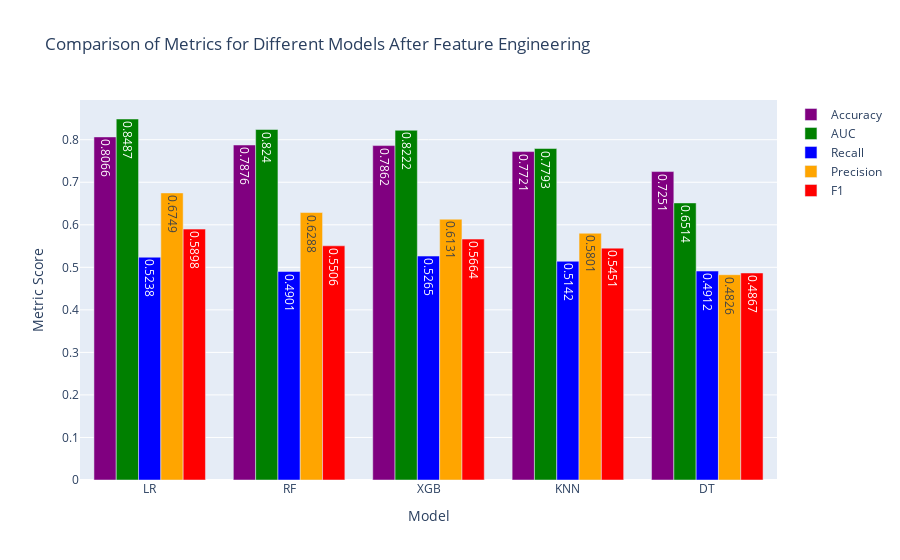

Notebook cell for this chart:
### Markdown cell above
# Comparison of Metrics for Different Models After Feature Engineering

### Code cell
import plotly.graph_objects as go

# Dictionary containing the updated metric results
metrics = {
    "Model": ["LR", "KNN", "DT", "RF", "XGB"],
    "Accuracy": [last_models_metrics[0]['Accuracy'], last_models_metrics[1]['Accuracy'],
                 last_models_metrics[2]['Accuracy'], last_models_metrics[3]['Accuracy'],
                 last_models_metrics[4]['Accuracy']],
    "AUC": [last_models_metrics[0]['AUC'], last_models_metrics[1]['AUC'],
            last_models_metrics[2]['AUC'], last_models_metrics[3]['AUC'],
            last_models_metrics[4]['AUC']],
    "Recall": [last_models_metrics[0]['Recall'], last_models_metrics[1]['Recall'],
               last_models_metrics[2]['Recall'], last_models_metrics[3]['Recall'],
               last_models_metrics[4]['Recall']],
    "Precision": [last_models_metrics[0]['Precision'], last_models_metrics[1]['Precision'],
                  last_models_metrics[2]['Precision'], last_models_metrics[3]['Precision'],
                  last_models_metrics[4]['Precision']],
    "F1": [last_models_metrics[0]['F1'], last_models_metrics[1]['F1'],
           last_models_metrics[2]['F1'], last_models_metrics[3]['F1'],
           last_models_metrics[4]['F1']]
}

# Creating a DataFrame from the updated metrics dictionary
results_df = pd.DataFrame(metrics)

# Sorting the DataFrame by accuracy in descending order
results_df = results_df.sort_values(by="Accuracy", ascending=False)

# Creating the figure for the graph
fig = go.Figure()

# Colors for the metrics
colors = ["purple", "green", "blue", "orange", "red"]

# Adding traces for each metric in the specified order
for metric, color in zip(["Accuracy", "AUC", "Recall", "Precision", "F1"], colors):
    fig.add_trace(go.Bar(
        x=results_df["Model"],
        y=results_df[metric],
        marker_color=color,
        name=metric,
        text=results_df[metric],
        textposition='auto'
    ))

# Setting axis labels and title
fig.update_layout(
    xaxis_title="Model",
    yaxis_title="Metric Score",
    title="Comparison of Metrics for Different Models After Feature Engineering"
)

# Displaying the graph
fig.show(block=True)

### Figure 1 — Plotly figure (JSON) as saved in the notebook; plotly's stock layout.template omitted (floating-point values rounded to 4 significant figures)
{"data": [{"marker": {"color": "purple"}, "name": "Accuracy", "text": [0.8066, 0.7876, 0.7862, 0.7721, 0.7251], "textposition": "auto", "type": "bar", "x": ["LR", "RF", "XGB", "KNN", "DT"], "y": [0.8066, 0.7876, 0.7862, 0.7721, 0.7251]}, {"marker": {"color": "green"}, "name": "AUC", "text": [0.8487, 0.824, 0.8222, 0.7793, 0.6514], "textposition": "auto", "type": "bar", "x": ["LR", "RF", "XGB", "KNN", "DT"], "y": [0.8487, 0.824, 0.8222, 0.7793, 0.6514]}, {"marker": {"color": "blue"}, "name": "Recall", "text": [0.5238, 0.4901, 0.5265, 0.5142, 0.4912], "textposition": "auto", "type": "bar", "x": ["LR", "RF", "XGB", "KNN", "DT"], "y": [0.5238, 0.4901, 0.5265, 0.5142, 0.4912]}, {"marker": {"color": "orange"}, "name": "Precision", "text": [0.6749, 0.6288, 0.6131, 0.5801, 0.4826], "textposition": "auto", "type": "bar", "x": ["LR", "RF", "XGB", "KNN", "DT"], "y": [0.6749, 0.6288, 0.6131, 0.5801, 0.4826]}, {"marker": {"color": "red"}, "name": "F1", "text": [0.5898, 0.5506, 0.5664, 0.5451, 0.4867], "textposition": "auto", "type": "bar", "x": ["LR", "RF", "XGB", "KNN", "DT"], "y": [0.5898, 0.5506, 0.5664, 0.5451, 0.4867]}], "layout": {"title": {"text": "Comparison of Metrics for Different Models After Feature Engineering"}, "xaxis": {"title": {"text": "Model"}}, "yaxis": {"title": {"text": "Metric Score"}}}}
